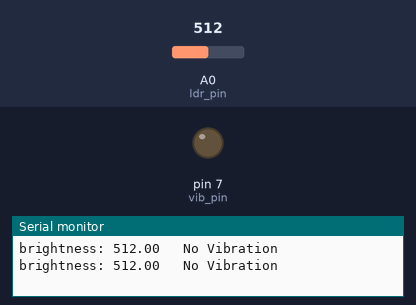
A sketch run on a simulated Arduino Uno, built with avr-gcc and run on an emulated ATmega328P. On the bench: output pins drawn as LEDs (lit = HIGH), the last lines printed to the serial monitor. The test bench sets the inputs (shaded band); at power-on: A0 (ldr_pin) = 512.

Above: at 1.8 s.
1.9 s: A0 (ldr_pin) set to 415
3.4 s: A0 (ldr_pin) set to 384
At 4.7 s:
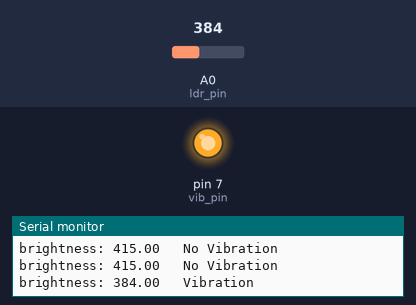
5.5 s: A0 (ldr_pin) set to 410
At 7.2 s:
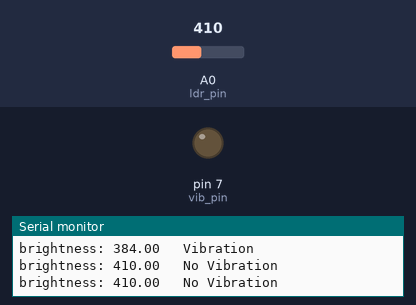
7.5 s: A0 (ldr_pin) set to 390
At 9.0 s:
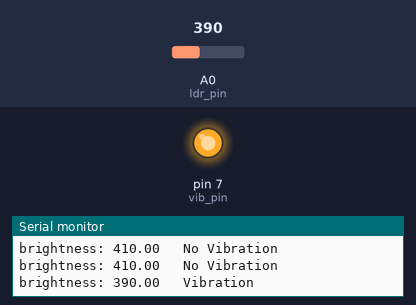
Timing chart, 0 to 10.5 s (numbered marks = the images above; inputs shaded):
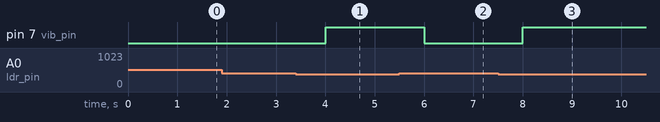

The sketch:

code.ino
```cpp
int vib_pin = 7;
int ldr_pin = A0;
int threshold = 400;

void setup()
{
  Serial.begin(9600);
  pinMode(vib_pin, OUTPUT);
}

void loop()
{
  float brightness = analogRead(ldr_pin);
  if(brightness<threshold){
  	digitalWrite(vib_pin,HIGH);
    Serial.print("brightness: ");
    Serial.print(brightness);
    Serial.println("   Vibration");
  } else {
    digitalWrite(vib_pin,LOW);
  	Serial.print("brightness: ");
    Serial.print(brightness);
    Serial.println("   No Vibration");
  }
  delay(1000);
}
```

Measured:
- the behaviour switches between 400 and 399 on A0 (ldr_pin) (found by bisection; images 0 and 1)
- after the input at 3.4 s, pin 7 (vib_pin): LOW → HIGH after 0.60 s
- after the input at 5.5 s, pin 7 (vib_pin): HIGH → LOW after 0.51 s
- after the input at 7.5 s, pin 7 (vib_pin): LOW → HIGH after 0.51 s
